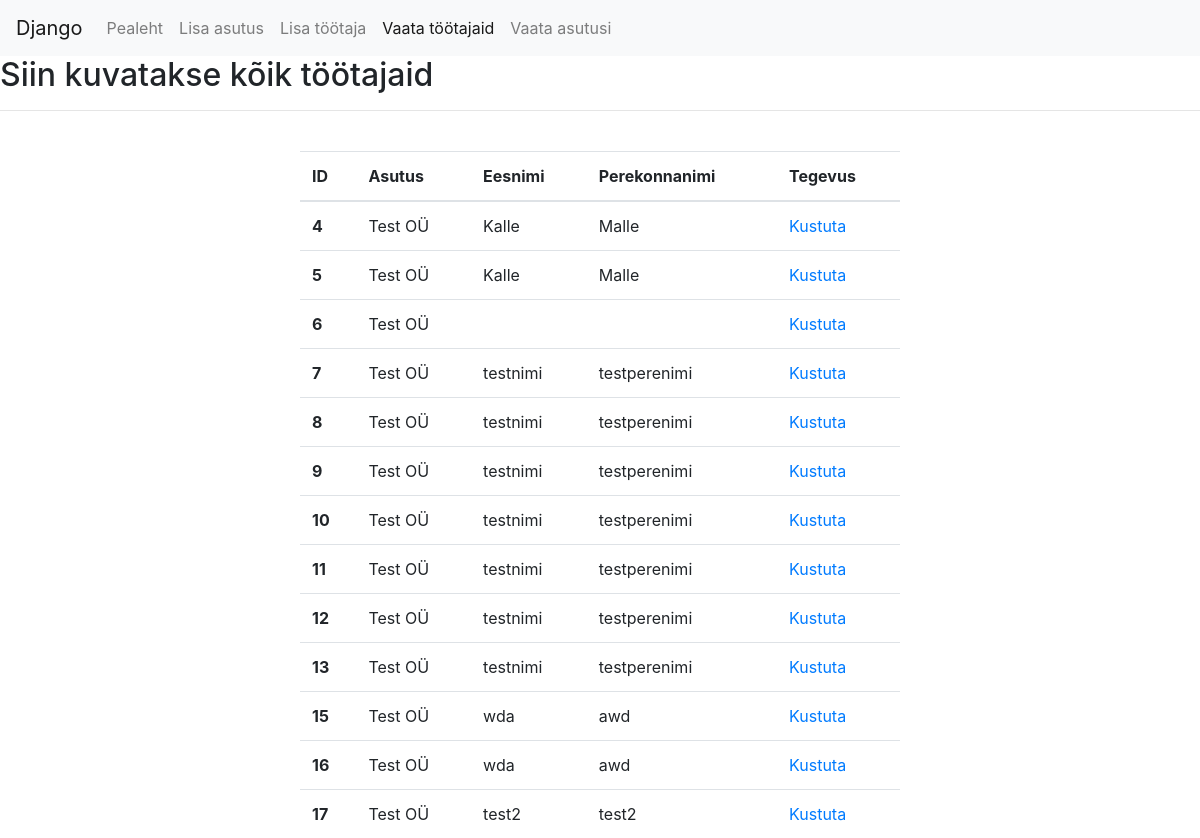
Page /vaatatootaja/ on the earlier database version.
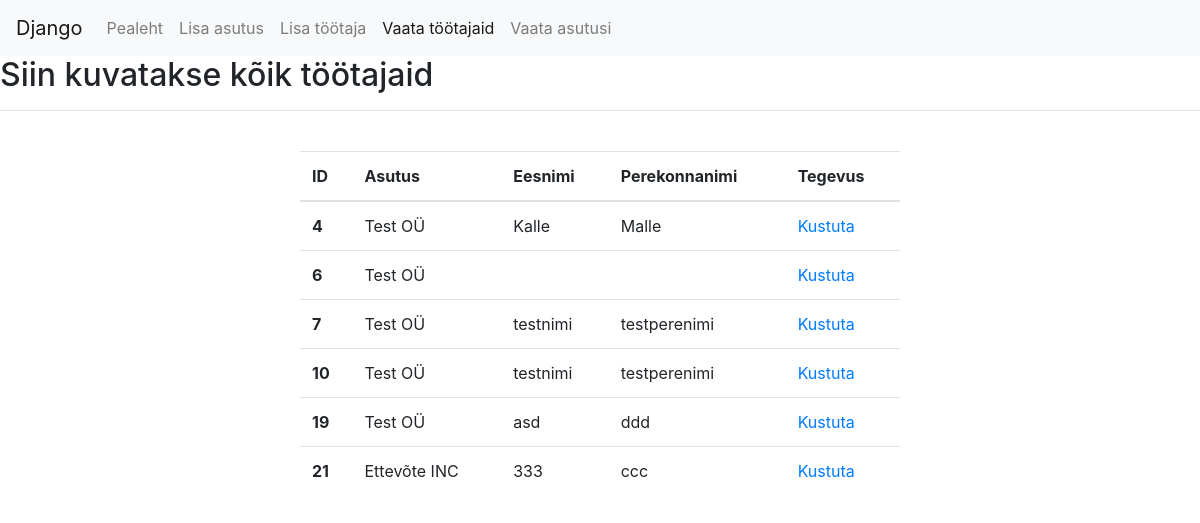
Same page on the later database version.
### main/models.py (models this page shows)
class Tootaja(models.Model):
  asutus = models.ForeignKey(Asutus, on_delete=models.CASCADE)
  eesNimi = models.CharField(max_length = 120)
  perekonnaNimi = models.CharField(max_length = 120)

class Asutus(models.Model):
  nimi = models.CharField(max_length = 255)

### main/views.py (the view)
# urls.py: url(r'^vaatatootaja/', views.vaatatootaja, name='vaatatootaja'),
def vaatatootaja(request):
    tootajad = Tootaja.objects.all()
    args = {'tootajad': tootajad,
            'page_url': request.get_full_path()}
    return render(request, 'main/vaatatootaja.html', args)

### templates/main/vaatatootaja.html
{% extends "base.html" %} {% block content %}
<h2>Siin kuvatakse kõik töötajaid</h2>
<hr>
<table class="table" style="width: 50%; margin: auto;">
	<thead>
		<tr>
			<th scope="col">ID</th>
			<th scope="col">Asutus</th>
			<th scope="col">Eesnimi</th>
			<th scope="col">Perekonnanimi</th>
			<th scope="col">Tegevus</th>
		</tr>
	</thead>
	<tbody>
		{% for tootaja in tootajad %}
		<tr>
			<th scope="row">{{tootaja.pk}}</th>
			<td>{{tootaja.asutus.nimi}}</td>
			<td>{{tootaja.eesNimi}}</td>
			<td>{{tootaja.perekonnaNimi}}</td>
			<td><a href="/kustutatootaja/?id={{tootaja.pk}}">Kustuta</a></td>
		</tr>
		{% endfor %}
	</tbody>
  <br>
	{% endblock content %}

Differences in the rows shown:
removed Tootaja: pk "5", asutus.nimi "Test OÜ", eesNimi "Kalle", perekonnaNimi "Malle"
removed Tootaja: pk "8", asutus.nimi "Test OÜ", eesNimi "testnimi", perekonnaNimi "testperenimi"
removed Tootaja: pk "9", asutus.nimi "Test OÜ", eesNimi "testnimi", perekonnaNimi "testperenimi"
removed Tootaja: pk "11", asutus.nimi "Test OÜ", eesNimi "testnimi", perekonnaNimi "testperenimi"
removed Tootaja: pk "12", asutus.nimi "Test OÜ", eesNimi "testnimi", perekonnaNimi "testperenimi"
removed Tootaja: pk "13", asutus.nimi "Test OÜ", eesNimi "testnimi", perekonnaNimi "testperenimi"
removed Tootaja: pk "15", asutus.nimi "Test OÜ", eesNimi "wda", perekonnaNimi "awd"
removed Tootaja: pk "16", asutus.nimi "Test OÜ", eesNimi "wda", perekonnaNimi "awd"
removed Tootaja: pk "17", asutus.nimi "Test OÜ", eesNimi "test2", perekonnaNimi "test2"
added Tootaja: pk "19", asutus.nimi "Test OÜ", eesNimi "asd", perekonnaNimi "ddd"
added Tootaja: pk "21", asutus.nimi "Ettevõte INC", eesNimi "333", perekonnaNimi "ccc"
